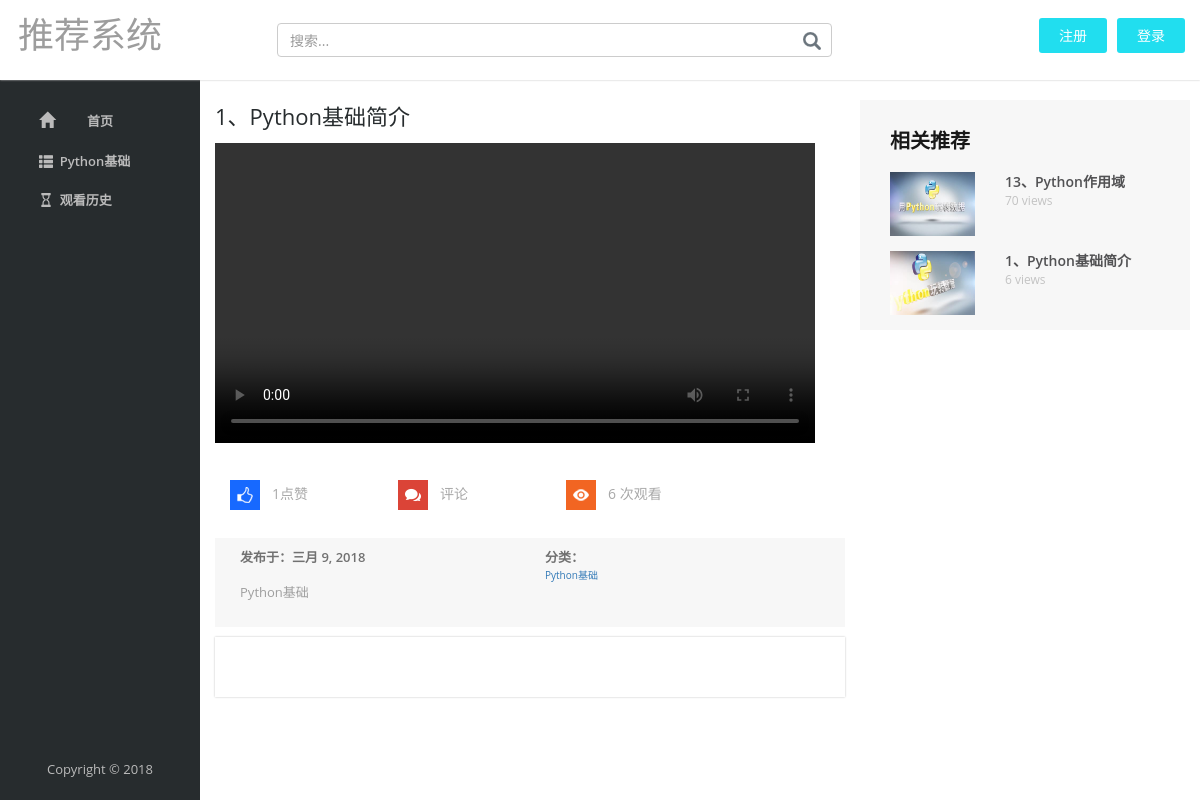
/video/92/, run on the app's committed database.
### video/models.py (models this page shows, shortened)
class Cate(models.Model):
    name = models.CharField(verbose_name="分类名称",max_length=20)
    class Meta:
        verbose_name = '分类名称'
        verbose_name_plural = verbose_name

class Video(models.Model):
    name = models.CharField(verbose_name='电影名称',max_length=20)
    link = models.FileField(verbose_name='电影链接',upload_to=get_video_path)
    img = models.ImageField(verbose_name='电影图片',upload_to=get_img_path)
    introduce = models.TextField(verbose_name="电影介绍")
    cate = models.ForeignKey(Cate,verbose_name='电影分类',on_delete=models.CASCADE)
    hour = models.CharField(verbose_name="电影时长",max_length=10)
    views = models.IntegerField(verbose_name='观看次数',default=0)
    create_time = models.DateTimeField(verbose_name='创建时间',auto_now_add=True)
    create_date = models.DateField(verbose_name='创建日期',auto_now_add=True)
    status = models.CharField(verbose_name='状态',choices=(('上线','上线'),('下线','下线')),max_length=10,default="上线")
    def __str__(self):
        return self.name
    class Meta:
        verbose_name = '电影'
        verbose_name_plural = verbose_name

class Set(models.Model):
    name = models.CharField(verbose_name="专辑名称",max_length=20)
    video = models.ForeignKey(Video,verbose_name='电影名称',on_delete=models.CASCADE)
    class Meta:
        verbose_name = '专辑'
        verbose_name_plural = verbose_name

### video/views.py (the view)
# urls.py: re_path(r'^video/(?P<vid>\d+)/$',views.videoDetail, name='videoDetail'),
def videoDetail(request,vid):
    menu_list = Cate.objects.all()
    id = int(vid)
    video = Video.objects.get(id=vid)
    try:
        set_name = Set.objects.get(video=id).name
        video_set = Set.objects.filter(name = set_name)
    except:
        random_video = Video.objects.order_by('?')[:5]
    try:
        video.views += 1
        video.save()
    except Exception as e:
        print(e)
    try:
        likes = Likes.objects.filter(video=video).count()
    except:
        likes = 0
    try:
        if request.user.is_authenticated:
            user = User.objects.get(username=request.user.username)
            history = History.objects.create(user=user,video=video)
            history.save()
    except Exception as e:
        print(e)
    return render(request,'single.html',locals())

### templates/single.html (shortened to what this page needs)
{% extends 'base.html' %}
{% load staticfiles %}
{% block right-content %}
<div class="show-top-grids">
    <div class="col-sm-8 single-left">
        <div class="song">
            <div class="song-info">
                <h3>{{ video.name }}</h3>
        </div>
<div class="video-grid">
    {% if video.passwd == None %}
    <video width=600 src="/media/{{ video.link }}" controls preload></video>
    {% endif %}
</div>
            <div class="share">
                <ul >
                    <div class="col-md-4">
                        <li style="float:left;"><a href="javascript:void(0);" class="icon like" id="like">{{ likes }}点赞</a></li>
                    </div>
                    <div class="col-md-4">
                        <li style="float:left;"><a href="javascript:void(0);" class="icon comment-icon">评论</a></li>
                    </div>
                    <div class="col-md-4">
                        <li class="view" style="float:left;">{{video.views}} 次观看</li>
                    </div>
                </ul>
            </div>
        </div>
        <div class="published row">
            <div class="col-md-6">
                <h4>发布于：{{video.create_date}}</h4>
                <p>{{video.introduce}}</p>
            </div>
            <div class="col-md-6">
                <h4>分类：</h4>
                <a href="{% url 'videoCate' video.cate.id %}">{{ video.cate.name }}</a>
            </div>
        </div>
        <div class="all-comments">
        </div>
    </div>
    <div class="col-md-4 single-right">
        <h3>相关推荐</h3>
        <div class="single-grid-right">
            {% if video_set %}
            {% for item in video_set %}
            <div class="single-right-grids">
                <div class="col-md-4 single-right-grid-left">
                    <a href="{% url 'videoDetail' item.video.id %}"><img src="/media/{{item.video.img}}" alt="" /></a>
                </div>
                <div class="col-md-8 single-right-grid-right">
                    <a href="{% url 'videoDetail' item.video.id %}" class="title"> {{item.video}}</a>
                    <p class="views">{{item.video.views}} views</p>
                </div>
                <div class="clearfix"> </div>
            </div>
            {% endfor %}
            {% endif %}
        </div>
    </div>
</div>
{% endblock right-content %}

### templates/base.html (shortened to what this page needs)
{% load staticfiles %}
<!DOCTYPE HTML>
<html lang='zh_CN'>
<head>
    <link href="{% static 'css/bootstrap.min.css' %}" rel='stylesheet' type='text/css' media="all" />
    <link href="{% static 'css/dashboard.css' %}" rel="stylesheet">
    <link href="{% static 'css/style.css' %}" rel='stylesheet' type='text/css' media="all" />
    <link href="https://cdn.bootcss.com/font-awesome/4.7.0/css/font-awesome.min.css" rel="stylesheet">
</head>
  <body>
    <nav class="navbar navbar-inverse navbar-fixed-top">
      <div class="container-fluid">
        <div class="navbar-header">
          <a class="navbar-brand" href="{% url 'index' %}">
                <h1>
                    推荐系统
                </h1>
            </a>
        </div>
        <div id="navbar" class="navbar-collapse collapse">
			<div class="top-search">
				<form class="navbar-form navbar-right">
					<input type="text" class="form-control" placeholder="搜索..." />
					<input type="submit" value=" " />
				</form>
			</div>
			<div class="header-top-right">
                {% if user.is_authenticated %}
                <div class="signin"><span  class="play-icon popup-with-zoom-anim">{{user.username}}</span></div>
				<div class="signin"><a href="{% url 'logout' %}" class="play-icon popup-with-zoom-anim">注销</a></div>
                {% else %}
				<div class="signin"><a href="{% url 'register' %}" class="play-icon popup-with-zoom-anim">注册</a></div>
				<div class="signin"><a href="{% url 'login' %}" class="play-icon popup-with-zoom-anim">登录</a></div>
				{% endif %}
                <div class="clearfix"> </div>
			</div>
        </div>
      </div>
    </nav>
    <div class="col-sm-3 col-md-2 sidebar">
        <div class="drop-navigation drop-navigation">
          <ul class="nav nav-sidebar">
            <li><a></a></li>
            <li >
                <a href="{% url 'index' %}" class="home-icon"><span class="glyphicon glyphicon-home"></span>首页</a>
            </li>
            {% for m in menu_list %}
            <li>
                <a href="{% url 'videoCate' m.id %}" class="user-icon"><span class="glyphicon  glyphicon-th-list"></span>&nbsp;&nbsp;{{m.name}}</a>
            </li>
            {% endfor %}
            <li>
                <a href="{% url 'viewHistory' %}" class="sub-icon"><span class="glyphicon glyphicon-hourglass"></span>&nbsp;&nbsp;观看历史</a>
            </li>
          </ul>
            <div class="side-bottom">
                <div class="copyright" style="text-ali"><p>Copyright &copy; 2018</p></div>
            </div>
        </div>
    </div>
    <div class="col-sm-9 col-sm-offset-3 col-md-10 col-md-offset-2 main">
        {% block right-content %}
        {% endblock right-content %}
    </div>
  </body>
</html>

### static/css/dashboard.css (style rules this page uses)
body { padding-top: 50px; }
.navbar-fixed-top { border: 0; }
.sidebar { display: none; }
@media (min-width: 768px) { .sidebar { position: fixed; top: 51px; bottom: 0; left: 0; z-index: 1000; display: block; padding: 20px; overflow-x: hidden; overflow-y: auto; background-color: #f5f5f5; border-right: 1px solid #eee; } }
.nav-sidebar { margin-right: -21px; margin-bottom: 20px; margin-left: -20px; }
.nav-sidebar > li > a { padding-right: 20px; padding-left: 20px; }
.main { padding: 20px; }
@media (min-width: 768px) { .main { padding-right: 40px; padding-left: 40px; } }

### static/css/style.css (style rules this page uses)
body { background:#fff; font-size:100%; font-family: 'Open Sans', sans-serif; }
body a { transition: 0.5s all; -webkit-transition: 0.5s all; -o-transition: 0.5s all; -moz-transition: 0.5s all; -ms-transition: 0.5s all; }
a.navbar-brand { padding: 0 0 0 1em; }
nav.navbar.navbar-inverse.navbar-fixed-top { padding: 1.5em 0; background: #FFF; margin: 0; box-shadow: 0px 0 2px #C1C1C1 !important; }
.sidebar { top: 80px; background: #272c2e; border: none; padding: 0 20px 20px 20px; }
a.navbar-brand h1 { margin: 0; }
form.navbar-form.navbar-right { margin-right: 1em; width: 50%; float: left !important; margin-left: 10em; position: relative; }
.navbar-form .form-control { width: 100%; }
.top-search form input[type="text"] { position: relative; padding: 6px 43px 6px 12px; outline: none; box-shadow: 0 0 0; }
.top-search form input[type="submit"] { background: url(../images/9.png) no-repeat 0px 0px !important; width: 18px !important; height: 18px !important; border: none !important; position: absolute !important; outline: none !important; top: 9px; right: 26px; }
.header-top-right { float: right; }
.signin { float: left; margin: 1.1em 0 0 1em; }
.signin a { padding: 8px 20px; background: #21DEEF; color: #FFF; font-size: 14px; text-decoration: none; border-radius: 3px; -webkit-border-radius: 3px; -moz-border-radius: 3px; -o-border-radius: 3px; -ms-border-radius: 3px; }
.main { padding: 5em 0 0 0; }
ul.nav.nav-sidebar li a { color: #BBBBBB; font-size: 13px; font-weight: 600; padding: .8em 0 .8em 3em; }
.glyphicon-home { margin: 0 2em 0 0; font-size: 16px !important; }
.song { width: 80%; float: left; }
.song-info { padding-left: 0; padding: 0 0 1em; }
.song-info h3 { color: #272C2E; font-size: 22px; margin: 0; line-height: 1.5em; }
.share ul { margin: 2em 0 0 0; padding: 0; list-style: none; }
.share li { display: block; margin: 1em 0; color: #A8A8A8; font-size: 14px; }
.share li a { color: #A8A8A8; font-size: 14px; text-decoration: none; padding-left: 3em; line-height: 2em; }
.share li a.icon { background: url(../images/like.png) no-repeat 0px 0px; height: 34px; display: block; }
.share li a.comment-icon { background: url(../images/comment.png) no-repeat 0px 0px; }
.share li.view { background: url(../images/view.png) no-repeat 0px 0px; height: 34px; display: block; padding-left: 3em; line-height: 2em; }
.show-top-grids { padding: 0 1em 0 0; }
.single-right { background: #f7f7f7; padding: 3em 0 0 3em; }
.single-right h3 { font-size: 20px; color: #181818; margin: 0 0 1em 0; font-weight: 600; }
.single-left { padding-bottom: 2em; }
.published { margin: 1em 0 0 0; padding-left: 0; background: #f7f7f7; padding: 1em; }
.published h4 { color: #717171; font-size: 13px; margin: 0; line-height: 1.5em; font-weight: 600; }
.published p { font-size: 13px; color: #9E9E9E; margin: 1em 0; line-height: 1.8em; }
.all-comments { margin: 1em 0 0 0; padding-left: 0; padding: 3em 1em; box-shadow: 0px 0 2px #C1C1C1 !important; }
.single-grid-right { margin-top:2em; }
.single-right-grids { margin: 0 0 1.5em 0; }
.single-right-grid-left a img { width:100%; }
.single-right-grid-right a.title { margin: 0; font-size: 14px; font-weight: 600; color: #525254; text-decoration: none; }
.single-right-grid-right p.views { font-size: 12px; color: #C3C3C3; margin: 0; }
.single-right-grid-left { padding-left: 0; }
.single-right-grid-right { padding-right:0; }
.glyphicon { position: relative; top: 2px; display: inline-block; font-style: normal; font-weight: normal; font-size: 14px; line-height: 1; -webkit-font-smoothing: antialiased; -moz-osx-font-smoothing: grayscale; }
.side-bottom { width: 100%; text-align: center; position: absolute; left: 0; bottom: 3%; }
.copyright p { color: #BBBBBB; margin: 0; font-size: 13px; text-align: center; }

### data on the page
Cate: name "Python基础"
Video: name "1、Python基础简介", views "6", create_date "三月 9, 2018", introduce "Python基础", cate.name "Python基础"
Set: video.img (picture), video "13、Python作用域", video.views "70"
Set: video.img (picture), video "1、Python基础简介", video.views "6"

### other printed values
{{ likes }} "1"
